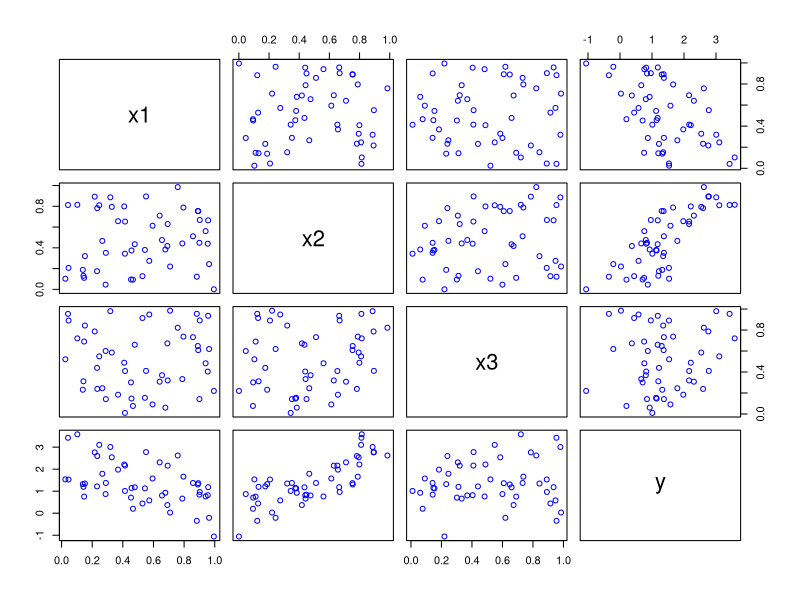
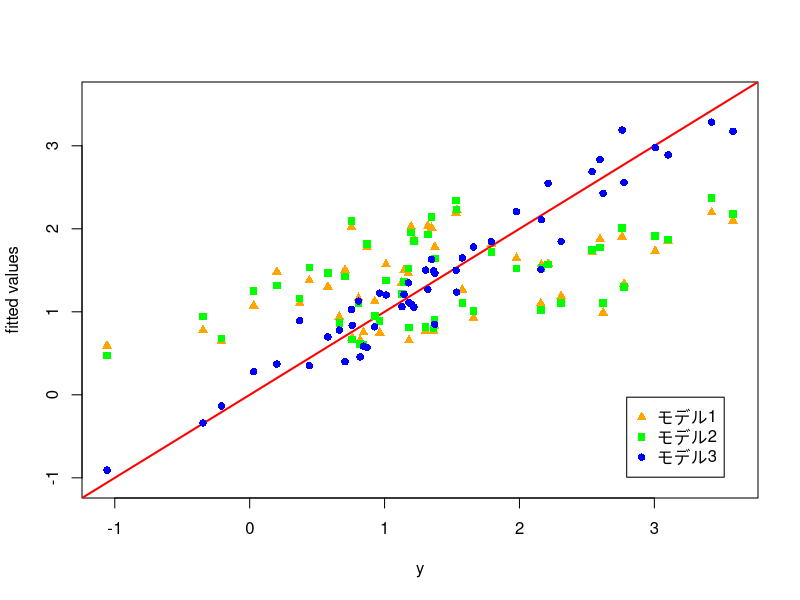
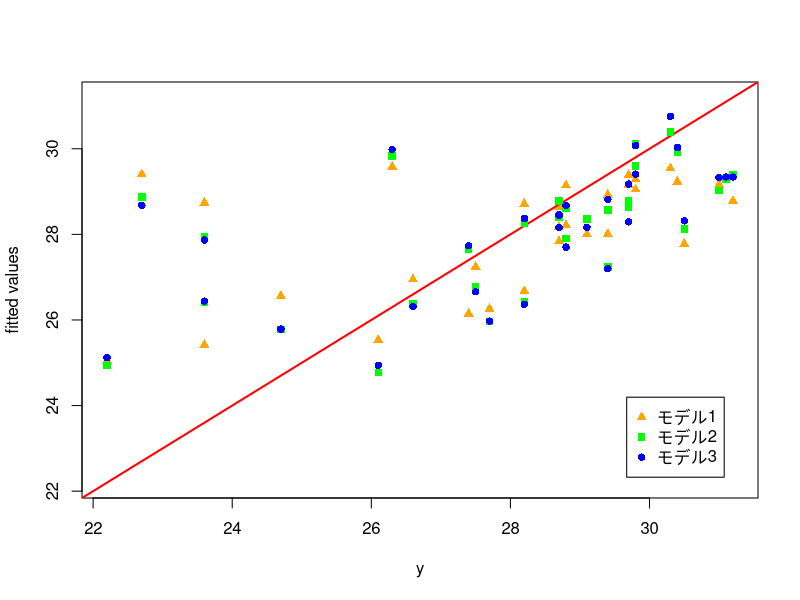

Source code (R) for these figures, in order:
### 寄与率

### 人工データによる例
### モデル: y = 1 - 2 * x1 + 3 * x2
set.seed(123)  # 乱数のシード値の設定
n <- 50        # データ数
x1 <- runif(n) # 説明変数x1の観測データ
x2 <- runif(n) # 説明変数x2の観測データ
x3 <- runif(n) # (不要な)説明変数x3の観測データ
eps <- rnorm(n, sd=0.3)        # 誤差項
y <- 1 - 2 * x1 + 3 * x2 + eps # 目的変数の観測データ
plot(data.frame(x1,x2,x3,y),col="blue") # 散布図
## いくつかのモデルによる推定結果を比較する
(est1 <- lm(y ~ x1))        # x1のみの不十分なモデル
summary(est1)$r.squared     # 決定係数
summary(est1)$adj.r.squared # 自由度調整済み決定係数
(est2 <- lm(y ~ x1 + x3))   # x1とx3の誤ったモデル
summary(est2)$r.squared     # 決定係数 (est1より上昇)
summary(est2)$adj.r.squared # 調整済み (est1より下降)
(est3 <- lm(y ~ x1 + x2))   # x1とx2の正しいモデル
summary(est3)$r.squared     # 決定係数 (est1より上昇)
summary(est3)$adj.r.squared # 調整済み (est1より上昇)
## 予測値と実測値の比較
with(est1, plot(y,fitted.values,
                col="orange",pch=17,   # 三角
                ylab="fitted values",ylim=range(y)))   
abline(0,1,col="red",lwd=2)
with(est2, points(y,fitted.values,
                  col="green",pch=15)) # 四角
with(est3, points(y,fitted.values,
                  col="blue",pch=16))  # 丸
legend("bottomright",inset=.05, # 凡例の作成
       col=c("orange","green","blue"), pch=c(17,15,16), 
       legend=c("モデル1","モデル2","モデル3"))

### 東京都の気候による例
### 3つのモデルを比較
mydata <- subset(subset = 月==8, # 8月のデータのみ取得
                 x=read.csv("data/tokyo_weather.csv",
                            fileEncoding="utf8"))
model1 <- 気温 ~ 日射量
model2 <- 気温 ~ 日射量 + 気圧
model3 <- 気温 ~ 日射量 + 気圧 + 雲量
est1 <- lm(model1, data=mydata, y=TRUE)
est2 <- lm(model2, data=mydata, y=TRUE)
est3 <- lm(model3, data=mydata, y=TRUE)
summary(est1)$adj.r.squared # 自由度調整済み決定係数
summary(est2)$adj.r.squared # 調整済み (est1より上昇)
summary(est3)$adj.r.squared # 調整済み (est2より上昇)
## 予測値と実測値の比較
if(Sys.info()["sysname"]=="Darwin") { # MacOSの場合
    par(family="HiraginoSans-W4")}    # 日本語フォント
with(est1, plot(y,fitted.values,
                col="orange",pch=17,   # 三角
                ylab="fitted values",ylim=range(y)))
abline(0,1,col="red",lwd=2)
with(est2, points(y,fitted.values,
                  col="green",pch=15)) # 四角
with(est3, points(y,fitted.values,
                  col="blue",pch=16))  # 丸
legend("bottomright",inset=.05, # 凡例の作成
       col=c("orange","green","blue"), pch=c(17,15,16), 
       legend=c("モデル1","モデル2","モデル3"))
